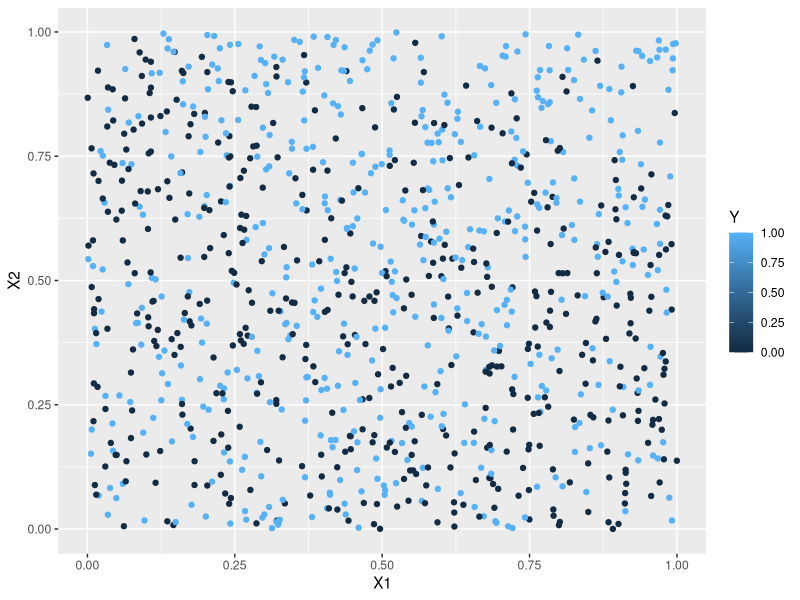
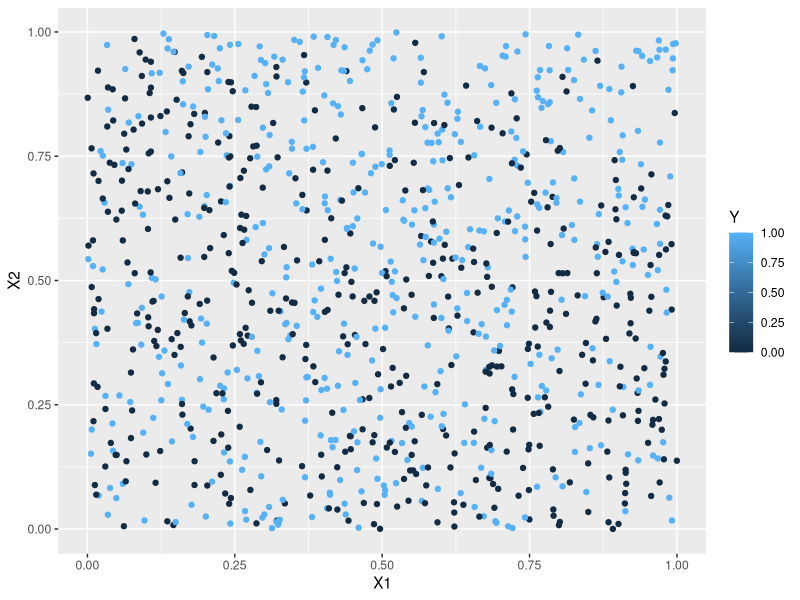

Here is the R script that generated these plots, in order: (Note: a time limit stopped this script after it produced the figures.)
## ---- chunk 1
library(class)
suppressPackageStartupMessages(library(tidyverse))
## ---- chunk 2
#Generative model
set.seed(200) #setting a random seed so that we can
#reproduce everything exactly if we want to

generate_y <- function(x1,x2) { #two input parameters to generate the output y
  logit <- x1 -2*x2 -2*x1^2 + x2^2 + 3*x1*x2 +4*x1*x2^2 -3*x1^2*x2
  p <- exp(logit)/(1+exp(logit)) #apply the inverse logit function
  y <- rbinom(1,1,p) #y becomes a 0 (with prob 1-p) or a 1 with probability p
}
## ---- chunk 3
# Generate a training dataset with 1000 points
set.seed(314)
n = 1000
X1 <- runif(n,0,1)
X2 <- runif(n,0,1)

#I'm going to use a for loop to generate 1000 y's
Y <- rep(0,n) #initializing my Y to be a vector of 0's
for (i in 1:n) {
  Y[i] <- generate_y(X1[i],X2[i])
}

sum(Y) #How many 0's and 1's were predicted? When n is very large
# about 51.5% of the Y's should be 1's. 

training <- cbind(X1,X2,Y) #combining all of my variables into a training dataset
ggplot(data=training, aes(x=X1, y=X2, color=Y)) +
  geom_point()
## ---- chunk 4
# Create the training dataset as above using seed=314
# Create a testing dataset using seed=323

set.seed(323)
n = 100

X1 <- runif(n,0,1)
X2 <- runif(n,0,1)

#I'm going to use a for loop to generate 1000 y's
Y <- rep(0,n) #initializing my Y to be a vector of 0's
for (i in 1:n) {
  Y[i] <- generate_y(X1[i],X2[i])
}

sum(Y) #How many 0's and 1's were predicted? When n is very large
# about 51.5% of the Y's should be 1's. 

testing <- cbind(X1,X2,Y) #combining all of my variables into a training dataset
ggplot(data=training, aes(x=X1, y=X2, color=Y)) +
  geom_point()
## ---- chunk 5

## ---- chunk 6

training_df<-data.frame(training)
training_df$Y<-as.factor(training_df$Y)
head(training_df)


library(e1071)



#I used to built in function to do 10 fold cross validation for the SVM




# Using this summary, we saw the error was the least
# with a C around 0.01, so C values between 0.001 and 0.1 were investiated
# as well as gammas around 0.1 and 1

possible_costs<- c(0.001,0.01,0.1,1)
possible_gamma<-c(0.1,1,10)
possible_coef0<-c(0,0.25,0.5,0.75)

#Again 10 fold cross validation was done for the SVM with these possible vals
 tune.out <- tune(svm, Y ~ ., data = training_df, kernel = "polynomial", degree=3, ranges = list(cost=possible_costs,gamma=possible_gamma,coef0=possible_coef0))
 
summary(tune.out)

#coef0= 0 always within this summary so it was not repeated

#cost of about 0.1 and gamma=1 seemed to perform best

#Tuned one more time around these parameters

possible_costs<- seq(0.1,1,0.025)
possible_gamma<- c(0.05,1,1.5)

tune.out <- tune(svm, Y ~ ., data = training_df, kernel = "polynomial", degree=3, ranges = list(cost=possible_costs,gamma=possible_gamma,coef0=0))
 
summary(tune.out)
 
#Using built in functions, I outputted the best model with cost of 0.125 and gamma=1
bestmod <- tune.out$best.model
summary(bestmod)

## ---- chunk 7
    plot(bestmod,training_df)
## ---- chunk 8
    testing_df<-data.frame(testing)
    testing_df$Y<-as.factor(testing_df$Y)

    predictions<-predict(bestmod,testing_df)

    confmatrix<-table(predictions,testing_df$Y)

    sensitivity<-confmatrix[1,1]/sum(confmatrix[,1])
    specificity<-confmatrix[2,2]/sum(confmatrix[,2])
    misclassification_rate<- sum(predictions != testing_df$Y)/length(predictions)

    cat("Sensitivity is:","\n")
    sensitivity

    cat("specificity is:","\n")
    specificity

    cat("Misclassification Rate is:","\n")
    misclassification_rate


## ---- chunk 9
    df<-data.frame("X1"=0.25,"X2"=0.25)

    X1_X2_pred<-predict(bestmod,newdata=df)
    data.frame(X1_X2_pred)
## ---- chunk 10
library(tidyverse)
library(e1071)

generate_y <- function(x1, x2) {
  logit <- x1 - 2*x2 - 2*x1^2 + x2^2 + 3*x1*x2 + 4*x1*x2^2 - 3*x1^2*x2
  p <- exp(logit) / (1 + exp(logit)) 
  y <- rbinom(1, 1, p) 
  return(y)
}

set.seed(314)
n_train <- 1000
X1_train <- runif(n_train, 0, 1)
X2_train <- runif(n_train, 0, 1)
Y_train <- sapply(1:n_train, function(i) generate_y(X1_train[i], X2_train[i]))
training_data <- data.frame(X1 = X1_train, X2 = X2_train, Y = as.factor(Y_train))

set.seed(323)
n_test <- 100
X1_test <- runif(n_test, 0, 1)
X2_test <- runif(n_test, 0, 1)
Y_test <- sapply(1:n_test, function(i) generate_y(X1_test[i], X2_test[i]))
test_data <- data.frame(X1 = X1_test, X2 = X2_test, Y = as.factor(Y_test))
## ---- chunk 11
training_data$X1_X2 <- training_data$X1 * training_data$X2
test_data$X1_X2 <- test_data$X1 * test_data$X2

# Tune SVM with 10-fold cross-validation
set.seed(314)
tuned_svm <- tune(svm, Y ~ X1 + X2 + X1_X2, data = training_data,
                   kernel = "radial", 
                   ranges = list(cost = 10^seq(-2, 2, by = 1), gamma = 10^seq(-2, 2, by = 1)))


best_svm <- tuned_svm$best.model
## ---- chunk 12
preds <- predict(best_svm, test_data)
conf_matrix <- table(Predicted = preds, Actual = test_data$Y)

sensitivity <- conf_matrix[2, 2] / sum(conf_matrix[, 2])  # TP / (TP + FN)
specificity <- conf_matrix[1, 1] / sum(conf_matrix[, 1])  # TN / (TN + FP)
error_rate <- sum(preds != test_data$Y) / length(test_data$Y)  

cat("Sensitivity:", sensitivity, "\n")
cat("Specificity:", specificity, "\n")
cat("Error Rate:", error_rate, "\n")
## ---- chunk 13
data<-data.frame("X1"=0.75,"X2"=0.25, X1X2 = 0.75 * 0.25)
X1_X2_pred<-predict(bestmod,newdata=df)
data.frame(X1_X2_pred)
## ---- chunk 14
library(class)
suppressPackageStartupMessages(library(tidyverse))
## ---- chunk 15
set.seed(200)
generate_y <- function(x1,x2) {
logit <- x1 -2*x2 -2*x1^2 + x2^2 + 3*x1*x2 +4*x1*x2^2 -3*x1^2*x2
p <- exp(logit)/(1+exp(logit))
y <- rbinom(1,1,p)
}

set.seed(314)
n = 1000
X1 <- runif(n,0,1)
X2 <- runif(n,0,1)
Y <- rep(0,n) 
for (i in 1:n) {
Y[i] <- generate_y(X1[i],X2[i])
}
sum(Y)
training <- as.data.frame(cbind(X1,X2,Y))
## ---- chunk 16
set.seed(323)
n = 100
X1 <- runif(n,0,1)
X2 <- runif(n,0,1)
Y <- rep(0,n) 
for (i in 1:n) {
  Y[i] <- generate_y(X1[i],X2[i])
}

sum(Y)
testing <- as.data.frame(cbind(X1,X2,Y))
## ---- chunk 17
training_df <- data.frame(training)
training_df$Y <- as.factor(training_df$Y)
head(training_df)
library(e1071)
cost_values <- c(0.001, 0.01, 0.1, 1, 1)
gamma_values <- c(0.1, 1, 10)
coef0_values <- c(0, 0.25, 0.5, 0.75)
svm_tuning <- tune(svm, Y ~ ., data = training_df, kernel = "polynomial", degree = 2, 
                   ranges = list(cost = cost_values, gamma = gamma_values, coef0 = coef0_values))
summary(svm_tuning)
cost_range <- seq(0.1, 1.1, 0.025)
gamma_range <- c(0.05, 1, 1.5)
svm_tuning <- tune(svm, Y ~ ., data = training_df, kernel = "polynomial", degree = 2, 
                   ranges = list(cost = cost_range, gamma = gamma_range, coef0 = 0))
summary(svm_tuning)
best_svm_model <- svm_tuning$best.model
summary(best_svm_model)

## ---- chunk 18
    plot(best_svm_model,training_df)
## ---- chunk 19
testing_df<-data.frame(testing)
testing_df$Y<-as.factor(testing_df$Y)
predictions<-predict(best_svm_model,testing_df)
confmatrix<-table(predictions,testing_df$Y)
sen<-confmatrix[1,1]/sum(confmatrix[,1])
spec<-confmatrix[2,2]/sum(confmatrix[,2])
mis<- sum(predictions != testing_df$Y)/length(predictions)
cat("Sensitivity","\n")
sen
cat("Specificity","\n")
spec
cat("Misclassification Rate","\n")
mis
## ---- chunk 20
data<-data.frame("X1"=0.25,"X2"=0.75, Y = 0.75 * 0.25)
Y_pred<-predict(best_svm_model,newdata=data)
data.frame(Y_pred)
## ---- chunk 21
library(e1071)
library(tidyverse)

set.seed(314)
n <- 1000
X1 <- runif(n, 0, 1)
X2 <- runif(n, 0, 1)

generate_y <- function(x1, x2) {
  logit <- x1 - 2*x2 - 2*x1^2 + x2^2 + 3*x1*x2 + 4*x1*x2^2 - 3*x1^2*x2
  p <- exp(logit)/(1 + exp(logit))
  y <- rbinom(1, 1, p)
}

Y <- sapply(1:n, function(i) generate_y(X1[i], X2[i]))
training <- data.frame(X1 = X1, X2 = X2, Y = Y)

set.seed(323)
n_test <- 100
X1_test <- runif(n_test, 0, 1)
X2_test <- runif(n_test, 0, 1)
Y_test <- sapply(1:n_test, function(i) generate_y(X1_test[i], X2_test[i]))
test_data <- data.frame(X1 = X1_test, X2 = X2_test, Y = Y_test)

svm_model_linear <- svm(Y ~ X1 + X2, data = training, kernel = "linear", type = "C-classification")


## ---- chunk 22
tuned_svm <- tune(svm, Y ~ X1 + X2, data = training, kernel = "linear", ranges = list(cost = 10^(-1:3)))

svm_model_linear <- tuned_svm$best.model
summary(svm_model_linear)
## ---- chunk 23
ggplot(data = training, aes(x = X1, y = X2, color = factor(Y))) +
  geom_point() +
  geom_abline(slope = -svm_model_linear$coefs[1] / svm_model_linear$coefs[2], 
              intercept = svm_model_linear$rho / svm_model_linear$coefs[2], 
              color = "black", linetype = "dashed") +
  theme_minimal()
## ---- chunk 24
predictions_prob <- predict(svm_model_linear, test_data, type = "prob")

print(str(predictions_prob))

if (is.vector(predictions_prob)) {
  prob_class_1 <- predictions_prob
} else {
  prob_class_1 <- predictions_prob[, 2]
}

predictions_class <- ifelse(prob_class_1 > 0.5, 1, 0)

print(head(predictions_class))
print(head(test_data$Y))

conf_matrix <- table(Predicted = predictions_class, Actual = test_data$Y)
print(conf_matrix)

misclassification_rate <- sum(predictions_class != test_data$Y) / length(test_data$Y)
cat("Misclassification Rate: ", round(misclassification_rate, 4), "\n")

sensitivity <- conf_matrix[2, 2] / sum(conf_matrix[2, ])
cat("Sensitivity: ", round(sensitivity, 4), "\n")

specificity <- conf_matrix[1, 1] / sum(conf_matrix[1, ])
cat("Specificity: ", round(specificity, 4), "\n")


## ---- chunk 25
new_point <- data.frame(X1 = 0.75, X2 = 0.75)
prediction <- predict(svm_model_linear, new_point)

cat("Prediction for (0.75, 0.75): ", prediction, "\n")
## ---- chunk 26
    #Considering combinations of the variables with interactions
    training_df<-data.frame("Y"=training_df$Y,"X1"=training_df$X1,"X2"=training_df$X2,"X1X2"=training_df$X1*training_df$X2,"X1X2^2"=(training_df$X1*training_df$X2)^2,"X1^2"=training_df$X1 ^2,"X2^2"=training_df$X2 ^2)


    tune.out <- tune(svm, Y~., data = training_df, kernel = "linear", ranges = list(cost = c(0.01,0.1, 1, 10, 100, 1000)))

    summary(tune.out)
    #cost around 0.1 to 2 should be investigated


    tune.out <- tune(svm, Y~., data = training_df, kernel = "linear", ranges = list(cost = c(0.1,0.2,0.3,0.4,0.5,0.6,0.7,0.8,0.9,1,1.1,1.2,1.3,1.4,1.5,1.6,1.7,1.8,1.9,2)))
    #Best is still cost=0.1
    summary(tune.out)
    tune.out


    #Tuning one last time
    tune.out <- tune(svm, Y~., data = training_df, kernel = "linear", ranges = list(cost = c(0.1,0.11,0.12,0.13,0.14,0.15,0.16,0.17,0.18,0.19,0.2)))
    summary(tune.out)
    tune.out
    teammod<-tune.out$best.model
    #Using cost=0.16


    testing_df<-data.frame("Y"=testing$Y,"X1"=testing$X1,"X2"=testing$X2,"X1X2"=testing$X1*testing$X2,"X1X2^2"=(testing$X1*testing$X2)^2,"X1^2"=testing$X1 ^2,"X2^2"=testing$X2 ^2)

    predictions<-predict(teammod,testing_df)

    confmatrix<-table(predictions,testing_df$Y)

    sensitivity<-confmatrix[1,1]/sum(confmatrix[,1])
    specificity<-confmatrix[2,2]/sum(confmatrix[,2])
    misclassification_rate<- sum(predictions != testing_df$Y)/length(predictions)

    cat("Sensitivity is:","\n")
    sensitivity

    cat("specificity is:","\n")
    specificity

    cat("Misclassification Rate is:","\n")
    misclassification_rate
## ---- chunk 27

    library(ggplot2)
    library(reshape2)
    svm_results <- data.frame(
      Model = c("Josh SVM", "Chase's SVM", "Will's SVM", "Rishi's SVM", "Team SVM"),
      Sensitivity = c(0.44, 0.52, 0.36, 0.6, 0.7),
      Specificity = c(0.6, 0.7, 0.84, 0.6, 0.54),  
      Misclassification = c(0.48, 0.39, 0.4, 0.4, 0.38)  
    )

    svm_results$Model <- factor(svm_results$Model, levels = c("Josh SVM", "Chase's SVM", "Will's SVM", "Rishi's SVM", "Team SVM"))
    svm_results_long <- melt(svm_results, id.vars = "Model")
    ggplot(svm_results_long, aes(x = Model, y = value, fill = variable)) +
      geom_bar(stat = "identity", position = "dodge") +
      labs(title = "Performance of Individual SVMs vs Team SVM",
           x = "SVM Model",
           y = "Performance Metric") +
      scale_fill_manual(values = c("Sensitivity" = "blue", "Specificity" = "green", "Misclassification" = "red")) +
      theme_minimal()

## ---- chunk 28
    # MOUNTAIN DEWDS



    # SET SEED
    set.seed(323)


    #TEST DATA SET
    n = 100
    X1 <- runif(n,0,1)
    X2 <- runif(n,0,1)
    Y <- rep(0,n)
    for (i in 1:n) {
      Y[i] <- generate_y(X1[i],X2[i])
    }

    #creating data frame
    testing <- cbind(X1,X2,Y)
    testing<- data.frame(testing)
    testing$Y<- as.factor(testing$Y)

    training_df <- data.frame(training)
    training_df$Y <- as.factor(training_df$Y)
    ## Test set ready

    #Adding in interactions
    training_df<-data.frame("Y"=training_df$Y,"X1"=training_df$X1,"X2"=training_df$X2,"X1X2"=training_df$X1*training_df$X2,"X1X2^2"=(training_df$X1*training_df$X2)^2,"X1^2"=training_df$X1 ^2,"X2^2"=training_df$X2 ^2)
    testing_df<-data.frame("Y"=testing$Y,"X1"=testing$X1,"X2"=testing$X2,"X1X2"=testing$X1*testing$X2,"X1X2^2"=(testing$X1*testing$X2)^2,"X1^2"=testing$X1 ^2,"X2^2"=testing$X2 ^2)

    ##Creating Model with test set (cost = 0.16)
    MD_mod<- svm(Y ~ ., data = training_df, kernel = "linear", cost = 0.16)

    #Predictions and rates
    predictions<-predict(MD_mod,testing_df)
    confmatrix<-table(predictions,testing_df$Y)
    sensitivity<-confmatrix[1,1]/sum(confmatrix[,1])
    specificity<-confmatrix[2,2]/sum(confmatrix[,2])
    misclassification_rate<- sum(predictions != testing_df$Y)/length(predictions)
    cat("Mountain Dewds Team Sensitivy, Specificity, and Misclassifaction Rate","\n")
    cat("Sensitivity is:","\n")
    sensitivity
    cat("specificity is:","\n")
    specificity
    cat("Misclassification Rate is:","\n")
    misclassification_rate
